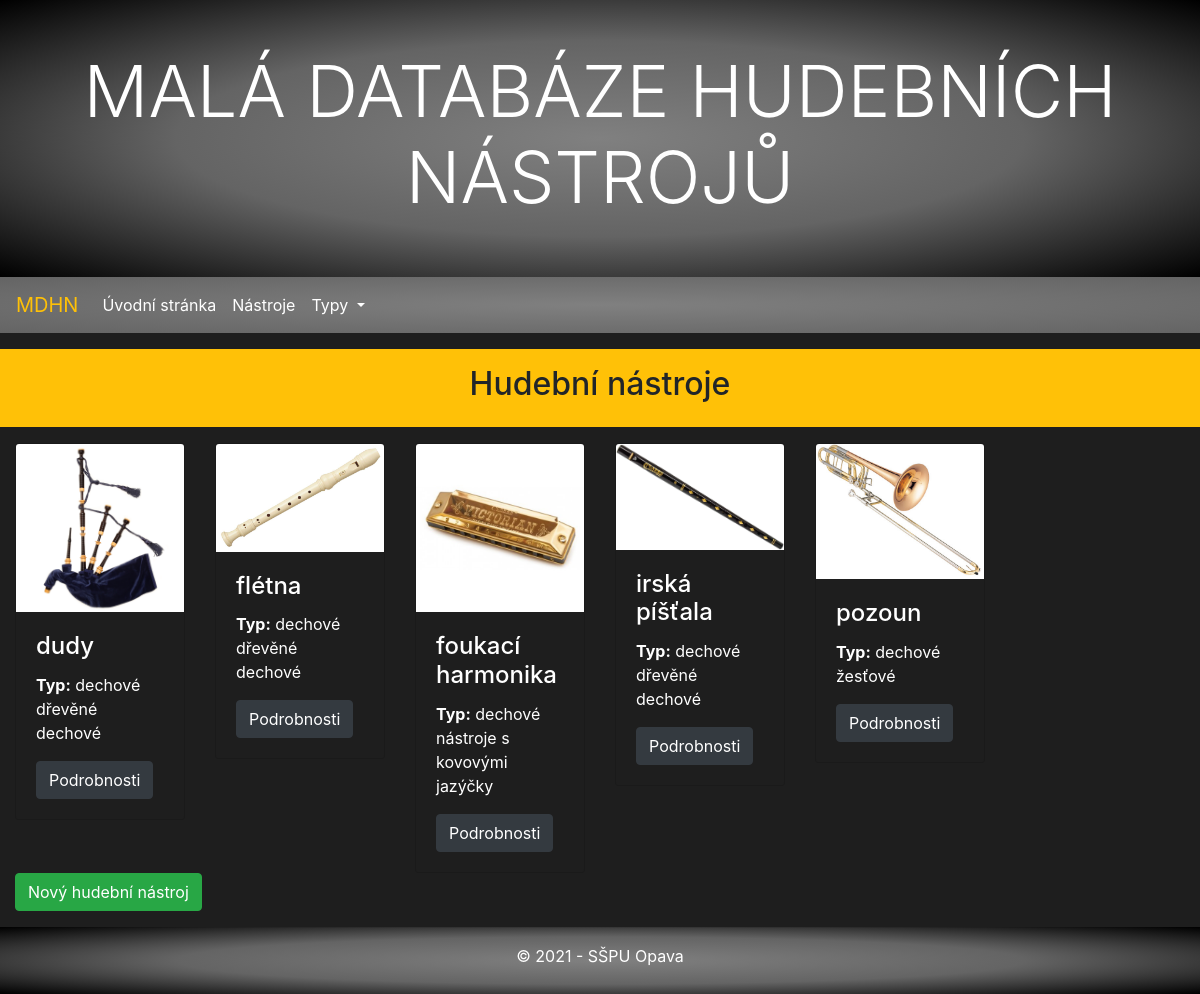
Page /music/instruments/types/dechové/ on the committed database.
### music/models.py (models this page shows, shortened)
class Instrument(models.Model):
    title = models.CharField(max_length=200, verbose_name="Title")
    history = models.TextField(blank=True, null=True, verbose_name="History")
    poster = models.ImageField(upload_to=poster_path, blank=True, null=True, verbose_name="Poster")
    type = models.ManyToManyField(Type, help_text='Select a type for this instrument')
    class Meta:
        ordering = ["title"]

class Type(models.Model):
    name = models.CharField(max_length=100, unique=True, verbose_name="Type name",
                            help_text='Enter a type of musical instrument')
    class Meta:
        ordering = ["name"]

### music/views.py (the view)
# urls.py: path('instruments/', views.InstrumentListView.as_view(), name='instrument_list'),
class InstrumentListView(ListView):
    model = Instrument
    context_object_name = 'instrument_list'
    template_name = 'instrument/list.html'
    paginate_by = 6
    def get_queryset(self):
        if 'type_name' in self.kwargs:
            return Instrument.objects.filter(type__name=self.kwargs['type_name']).all() # Get 5 books containing the title war
        else:
            return Instrument.objects.all()
    def get_context_data(self, **kwargs):
        context = super().get_context_data(**kwargs)
        if 'type_name' in self.kwargs:
            context['view_title'] = f"Typ: {self.kwargs['type_name']}"
            context['view_head'] = f"Typ nástroje: {self.kwargs['type_name']}"
        else:
            context['view_title'] = 'Typy'
            context['view_head'] = 'Přehled typů nastoje'
        return context

### music/context_processors.py (called while the page is built)
def types(request):
    return {'types': Type.objects.all()}

### music/templates/instrument/list.html (shortened to what this page needs)
{% extends "base.html" %} {% load bootstrap_pagination %} {% block content %}
<div class="row mt-3 mb-3 bg-warning p-3">
    <div class="col-sm-12">
        <h2 class="text-center">Hudební nástroje</h2>
    </div>
</div>
<div class="row">
    {% for instrument in instrument_list %}
    <div class="col-sm-4 col-xl-2">
        <div class="card">
            {% if instrument.poster %}
            <img class="card-img-top" src="{{ instrument.poster.url }}" alt="{{ instrument.title }}"> {% endif %}
            <div class="card-body">
                <h4 class="card-title"> {{ instrument.title }}</h4>
                <p><strong>Typ:</strong> {% for typ in instrument.type.all %}{{ typ.name }} {% endfor %}</p>
                <a href="{% url 'instrument-detail' instrument.pk %}" class="btn btn-dark">Podrobnosti</a>
            </div>
        </div>
    </div>
    {% endfor %}
</div>
<div>
    <a href="{% url 'instrument-create'%}" class="btn btn-success">Nový hudební nástroj</a>
</div>
{% endblock %}

### music/static/css/styles.css (style rules this page uses)
body { background-color: #1e1e1e; }
p { color: white; }
.card { background-color: #1e1e1e !important; }
a { color: gray; }
h4 { color: white; }

### rows in the picture
Instrument: poster (picture), title "dudy"
Type: name "dechové"
Type: name "dřevěné dechové"
Instrument: poster (picture), title "flétna"
Instrument: poster (picture), title "foukací harmonika"
Type: name "nástroje s kovovými jazýčky"
Instrument: poster (picture), title "irská píšťala"
Instrument: poster (picture), title "pozoun"
Type: name "žesťové"
